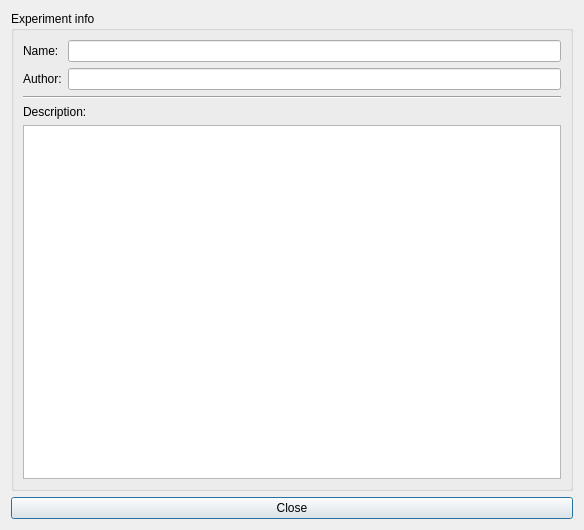
<?xml version="1.0" encoding="UTF-8"?>
<ui version="4.0">
 <class>experimentInfoDialog</class>
 <widget class="QDialog" name="experimentInfoDialog">
  <property name="geometry">
   <rect>
    <x>0</x>
    <y>0</y>
    <width>584</width>
    <height>530</height>
   </rect>
  </property>
  <property name="sizePolicy">
   <sizepolicy hsizetype="Preferred" vsizetype="Preferred">
    <horstretch>0</horstretch>
    <verstretch>0</verstretch>
   </sizepolicy>
  </property>
  <property name="windowTitle">
   <string>Experiment info</string>
  </property>
  <layout class="QVBoxLayout" name="verticalLayout_6">
   <item>
    <widget class="QGroupBox" name="groupBoxExperimentInfo">
     <property name="title">
      <string>Experiment info</string>
     </property>
     <layout class="QGridLayout" name="gridLayout_2">
      <item row="0" column="0">
       <layout class="QGridLayout" name="gridLayout">
        <item row="0" column="0">
         <widget class="QLabel" name="labelExperiment">
          <property name="text">
           <string>Name:</string>
          </property>
         </widget>
        </item>
        <item row="0" column="1">
         <widget class="QLineEdit" name="lineEditExperimentName">
          <property name="alignment">
           <set>Qt::AlignRight|Qt::AlignTrailing|Qt::AlignVCenter</set>
          </property>
          <property name="readOnly">
           <bool>true</bool>
          </property>
         </widget>
        </item>
        <item row="1" column="0">
         <widget class="QLabel" name="labelAuthor">
          <property name="text">
           <string>Author:</string>
          </property>
         </widget>
        </item>
        <item row="1" column="1">
         <widget class="QLineEdit" name="lineEditExperimentAuthor">
          <property name="alignment">
           <set>Qt::AlignRight|Qt::AlignTrailing|Qt::AlignVCenter</set>
          </property>
          <property name="readOnly">
           <bool>true</bool>
          </property>
         </widget>
        </item>
       </layout>
      </item>
      <item row="1" column="0">
       <widget class="Line" name="line">
        <property name="orientation">
         <enum>Qt::Horizontal</enum>
        </property>
       </widget>
      </item>
      <item row="2" column="0">
       <widget class="QLabel" name="labelDescription">
        <property name="text">
         <string>Description:</string>
        </property>
       </widget>
      </item>
      <item row="3" column="0">
       <widget class="QTextBrowser" name="textBrowserExperimentDescription"/>
      </item>
     </layout>
    </widget>
   </item>
   <item>
    <widget class="QPushButton" name="ButtonClose">
     <property name="text">
      <string>Close</string>
     </property>
    </widget>
   </item>
  </layout>
 </widget>
 <resources/>
 <connections/>
</ui>
